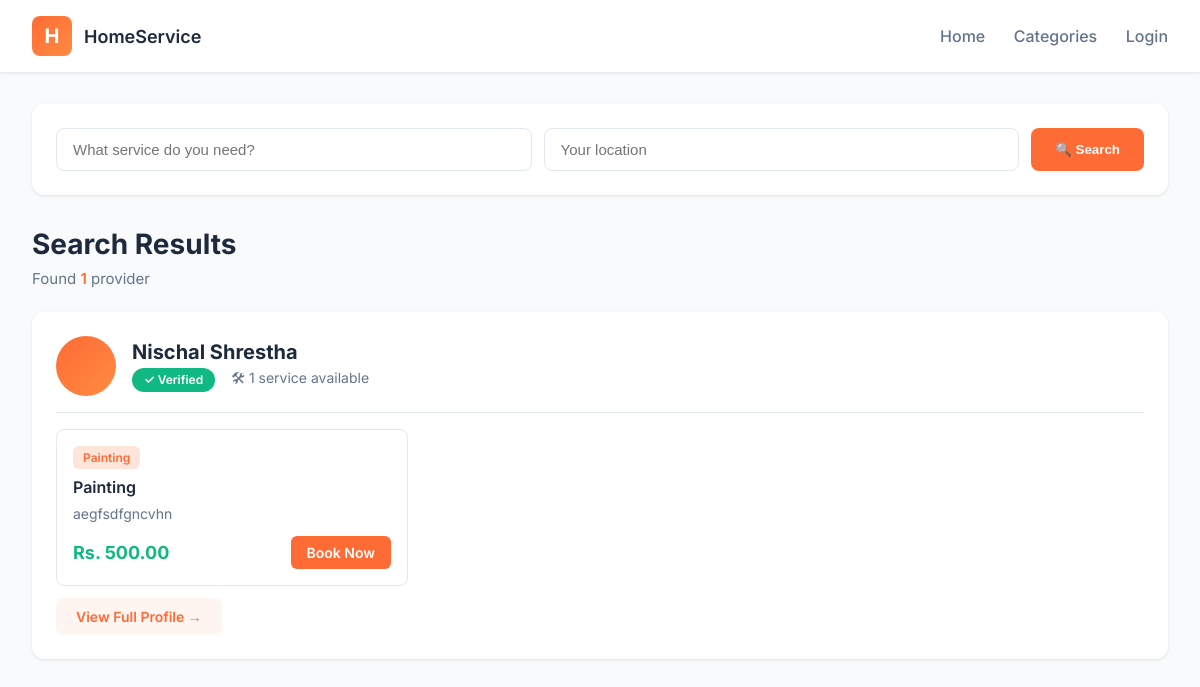
/booking/search/, run on an earlier commit of the app's database.
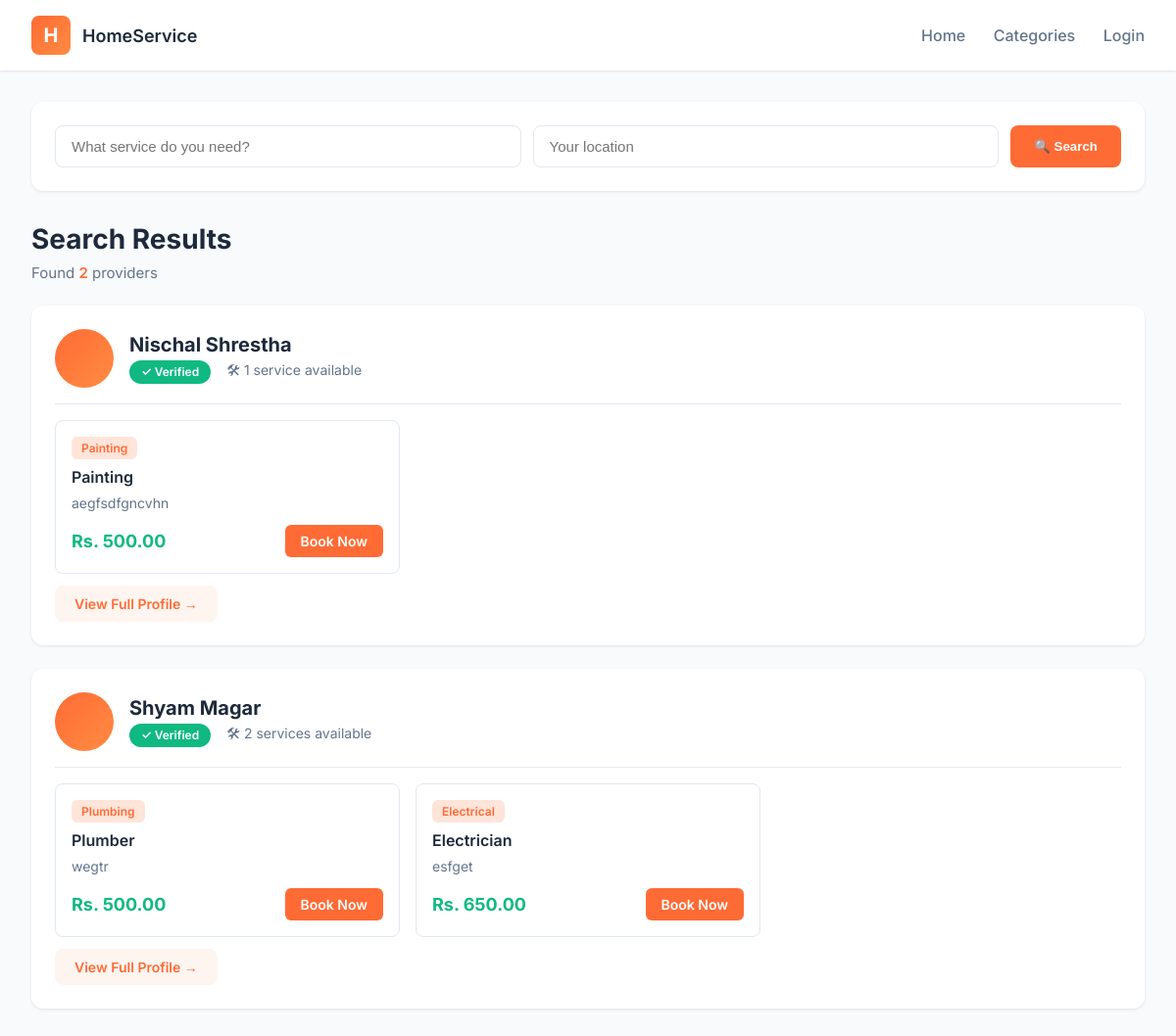
And on a later commit of the database.
### account/models.py (models this page shows, shortened)
class Profile(models.Model):
    ROLE_CHOICES = (
        ('customer', 'Customer'),
        ('provider', 'Service Provider'),
    )
    CATEGORY_CHOICES = [
        ("painting", "Painting"),
        ("plumbing", "Plumbing"),
        ("electrical", "Electrical"),
        ("cleaning", "Cleaning"),
        ("carpentry", "Carpentry"),
        ("ac_repair", "AC Repair"),
    ]
    user = models.OneToOneField(
        User,
        on_delete=models.CASCADE,
        related_name='profile'
    )
    role = models.CharField(
        max_length=20,
    )
    phone = models.CharField(
        max_length=15,
        null=True,
        blank=True,
        unique=True,
        help_text="User's phone number"
    )
    verified_categories = models.CharField(
        max_length=255,
        null=True,
        blank=True,
        help_text="Comma-separated list of verified categories"
    )
    location = models.CharField(
        max_length=255,
        null=True,
        blank=True
    )
    latitude = models.FloatField(null=True, blank=True)
    longitude = models.FloatField(null=True, blank=True)
    is_verified = models.BooleanField(default=False)
    email_token = models.CharField(
        max_length=64,
        blank=True,
        null=True,
        unique=False,
        help_text="Email verification code or token"
    )
    created_at = models.DateTimeField(auto_now_add=True)
    updated_at = models.DateTimeField(auto_now=True)

### booking/models.py (models this page shows, shortened)
class Service(models.Model):
    provider = models.ForeignKey(
        Profile,
        on_delete=models.CASCADE,
        related_name="services"
    )
    name = models.CharField(max_length=100)
    description = models.TextField()
    category = models.CharField(
        max_length=50,
        choices=CATEGORY_CHOICES
    )
    price = models.DecimalField(
        max_digits=10,
        decimal_places=2,
        default=0.00
    )
    location = models.CharField(
        max_length=255,
        null=True,
        blank=True
    )
    is_active = models.BooleanField(default=True)
    created_at = models.DateTimeField(auto_now_add=True)

### booking/views.py (the view)
# urls.py: path("search/", views.search_services, name="search_services"),
def search_services(request):
    search_query = request.GET.get('q', '').strip()
    location_query = request.GET.get('location', '').strip()
    services = Service.objects.filter(
        is_active=True,
        provider__is_verified=True
    ).select_related('provider__user')
    if search_query:
        services = services.filter(
            Q(name__icontains=search_query) |
            Q(description__icontains=search_query) |
            Q(category__icontains=search_query)
        )
    if location_query:
        services = services.filter(
            Q(location__icontains=location_query) |
            Q(provider__location__icontains=location_query)
        )
    providers_dict = {}
    for service in services:
        provider_id = service.provider.id
        if provider_id not in providers_dict:
            providers_dict[provider_id] = {
                'provider': service.provider,
                'services': []
            }
        providers_dict[provider_id]['services'].append(service)
    providers_with_services = list(providers_dict.values())
    context = {
        'providers_with_services': providers_with_services,
        'search_query': search_query,
        'location_query': location_query,
        'total_results': len(providers_with_services)
    }
    return render(request, "booking/search_results.html", context)

### booking/templates/booking/search_results.html (shortened to what this page needs)
{% load static %}
<!DOCTYPE html>
<html lang="en">
<head>
</head>
<body>
<nav class="navbar">
    <div class="logo-section">
        <div class="logo-box">H</div>
        <span class="brand">HomeService</span>
    </div>
    <div class="nav-links">
        <a href="{% url 'home' %}">Home</a>
        <a href="{% url 'service_categories' %}">Categories</a>
        {% if user.is_authenticated %}
            <a href="{% if user.profile.role == 'provider' %}{% url 'provider_dashboard' %}{% else %}{% url 'customer_dashboard' %}{% endif %}">Dashboard</a>
        {% else %}
            <a href="{% url 'login' %}">Login</a>
        {% endif %}
    </div>
</nav>
<div class="container">
    <div class="search-bar">
        <form action="{% url 'search_services' %}" method="GET" class="search-form">
            <input
                type="text"
                name="q"
                class="search-input"
                placeholder="What service do you need?"
                value="{{ search_query }}"
            >
            <input
                type="text"
                name="location"
                class="search-input"
                placeholder="Your location"
                value="{{ location_query }}"
            >
            <button type="submit" class="search-btn">🔍 Search</button>
        </form>
    </div>
    <div class="results-header">
        <h1>Search Results</h1>
        <p class="results-subtitle">
            Found <span class="highlight">{{ total_results }}</span> provider{% if total_results != 1 %}s{% endif %}
        </p>
    </div>
    {% if providers_with_services %}
        {% for item in providers_with_services %}
        <div class="provider-card">
            <div class="provider-header">
                <div class="provider-avatar">
                </div>
                <div class="provider-info">
                    <h3>{{ item.provider.user.first_name }}</h3>
                    <div class="provider-meta">
                        {% if item.provider.is_verified %}
                        <span class="verified-badge">✓ Verified</span>
                        {% endif %}
                        <span>🛠 {{ item.services|length }} service{% if item.services|length != 1 %}s{% endif %} available</span>
                    </div>
                </div>
            </div>
            <div class="services-list">
                {% for service in item.services %}
                <div class="service-item">
                    <span class="service-category">{{ service.get_category_display }}</span>
                    <div class="service-name">{{ service.name }}</div>
                    <div class="service-description">{{ service.description|truncatewords:15 }}</div>
                    <div class="service-footer">
                        <div class="service-price">Rs. {{ service.price }}</div>
                        <a href="{% url 'book_service' service.id %}" class="book-btn">Book Now</a>
                    </div>
                </div>
                {% endfor %}
            </div>
            <a href="{% url 'provider_profile' item.provider.id %}" class="view-profile-btn">
                View Full Profile →
            </a>
        </div>
        {% endfor %}
    {% endif %}
</div>
</body>
</html>

### booking/templates/booking/search_results.html (style rules this page uses)
* { margin: 0; padding: 0; box-sizing: border-box; }
body { font-family: 'Inter', sans-serif; background: #f8fafc; color: #1e293b; }
.navbar { background: white; padding: 1rem 2rem; box-shadow: 0 1px 3px rgba(0,0,0,0.1); display: flex; justify-content: space-between; align-items: center; }
.logo-section { display: flex; align-items: center; gap: 12px; }
.logo-box { width: 40px; height: 40px; background: linear-gradient(135deg, #ff6b35, #ff8c42); border-radius: 8px; display: flex; align-items: center; justify-content: center; color: white; font-weight: 700; font-size: 20px; }
.brand { font-size: 18px; font-weight: 600; }
.nav-links a { margin-left: 24px; text-decoration: none; color: #64748b; font-weight: 500; }
.container { max-width: 1200px; margin: 0 auto; padding: 2rem; }
.search-bar { background: white; padding: 1.5rem; border-radius: 12px; box-shadow: 0 1px 3px rgba(0,0,0,0.1); margin-bottom: 2rem; }
.search-form { display: flex; gap: 12px; flex-wrap: wrap; }
.search-input { flex: 1; min-width: 250px; padding: 12px 16px; border: 1px solid #e2e8f0; border-radius: 8px; font-size: 15px; }
.search-btn { padding: 12px 24px; background: #ff6b35; color: white; border: none; border-radius: 8px; font-weight: 600; cursor: pointer; }
.results-header { margin-bottom: 1.5rem; }
.results-header h1 { font-size: 28px; margin-bottom: 8px; }
.results-subtitle { color: #64748b; font-size: 15px; }
.highlight { color: #ff6b35; font-weight: 600; }
.provider-card { background: white; border-radius: 12px; padding: 1.5rem; margin-bottom: 1.5rem; box-shadow: 0 1px 3px rgba(0,0,0,0.1); transition: box-shadow 0.3s; }
.provider-header { display: flex; align-items: center; gap: 16px; margin-bottom: 1rem; padding-bottom: 1rem; border-bottom: 1px solid #e2e8f0; }
.provider-avatar { width: 60px; height: 60px; background: linear-gradient(135deg, #ff6b35, #ff8c42); border-radius: 50%; display: flex; align-items: center; justify-content: center; font-size: 28px; color: white; }
.provider-info h3 { font-size: 20px; margin-bottom: 4px; }
.provider-meta { display: flex; gap: 16px; color: #64748b; font-size: 14px; }
.verified-badge { background: #10b981; color: white; padding: 4px 12px; border-radius: 12px; font-size: 12px; font-weight: 600; }
.services-list { display: grid; grid-template-columns: repeat(auto-fill, minmax(300px, 1fr)); gap: 16px; margin-top: 1rem; }
.service-item { padding: 16px; border: 1px solid #e2e8f0; border-radius: 8px; transition: all 0.3s; }
.service-name { font-size: 16px; font-weight: 600; margin-bottom: 6px; color: #1e293b; }
.service-category { display: inline-block; padding: 4px 10px; background: #ffe4d9; color: #ff6b35; border-radius: 6px; font-size: 12px; font-weight: 600; margin-bottom: 8px; }
.service-description { font-size: 14px; color: #64748b; margin-bottom: 12px; line-height: 1.5; }
.service-footer { display: flex; justify-content: space-between; align-items: center; }
.service-price { font-size: 18px; font-weight: 700; color: #10b981; }
.book-btn { padding: 8px 16px; background: #ff6b35; color: white; text-decoration: none; border-radius: 6px; font-size: 14px; font-weight: 600; transition: background 0.3s; }
.view-profile-btn { display: inline-block; margin-top: 12px; padding: 10px 20px; background: #fff5f0; color: #ff6b35; text-decoration: none; border-radius: 8px; font-weight: 600; font-size: 14px; }

What changed in the data, as far as the page shows it:
added Profile: provider.user.first_name "Shyam Magar", is_verified "✓ Verified", services|length "2"
added Service: category "Plumbing", name "Plumber", description "wegtr", price "500.00", shown under "Shyam Magar"
added Service: category "Electrical", name "Electrician", description "esfget", price "650.00", shown under "Shyam Magar"
Also different on the page:
{{ total_results }}: "1" → "2"
text now shown: "s"
